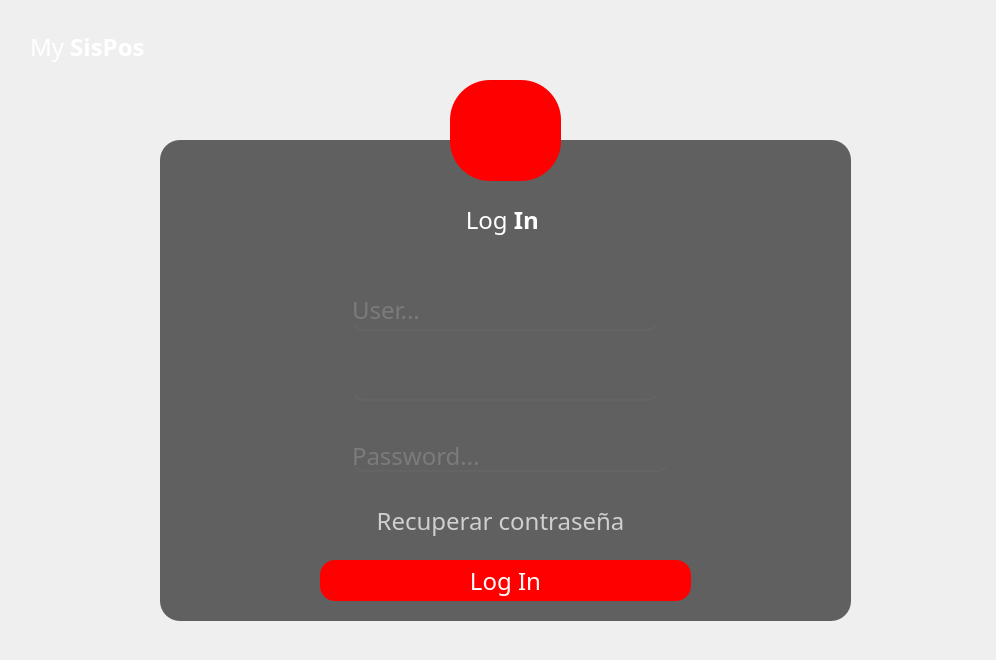
<?xml version="1.0" encoding="UTF-8"?>
<ui version="4.0">
 <class>Login</class>
 <widget class="QMainWindow" name="Login">
  <property name="geometry">
   <rect>
    <x>0</x>
    <y>0</y>
    <width>996</width>
    <height>660</height>
   </rect>
  </property>
  <property name="windowTitle">
   <string>MainWindow</string>
  </property>
  <property name="styleSheet">
   <string notr="true"/>
  </property>
  <widget class="QWidget" name="centralwidget">
   <layout class="QVBoxLayout" name="verticalLayout">
    <property name="spacing">
     <number>0</number>
    </property>
    <property name="leftMargin">
     <number>0</number>
    </property>
    <property name="topMargin">
     <number>0</number>
    </property>
    <property name="rightMargin">
     <number>0</number>
    </property>
    <property name="bottomMargin">
     <number>0</number>
    </property>
    <item>
     <widget class="QFrame" name="frame_principal">
      <property name="styleSheet">
       <string notr="true">
*{
	font-family: century gothic;
	font-size: 24px;
	color: white;
	background-image: url(:/pantalla/pantalla/photo-1519681393784-d120267933ba.jpg);
	background-repeat: no-repeat;
	border-radius: 30px;
}</string>
      </property>
      <property name="frameShape">
       <enum>QFrame::StyledPanel</enum>
      </property>
      <property name="frameShadow">
       <enum>QFrame::Raised</enum>
      </property>
      <widget class="QFrame" name="frame_2">
       <property name="geometry">
        <rect>
         <x>12</x>
         <y>12</y>
         <width>263</width>
         <height>79</height>
        </rect>
       </property>
       <property name="frameShape">
        <enum>QFrame::StyledPanel</enum>
       </property>
       <property name="frameShadow">
        <enum>QFrame::Raised</enum>
       </property>
       <layout class="QHBoxLayout" name="horizontalLayout">
        <item alignment="Qt::AlignTop">
         <widget class="QFrame" name="frame_4">
          <property name="frameShape">
           <enum>QFrame::StyledPanel</enum>
          </property>
          <property name="frameShadow">
           <enum>QFrame::Raised</enum>
          </property>
          <layout class="QHBoxLayout" name="horizontalLayout_3">
           <item alignment="Qt::AlignTop">
            <widget class="QLabel" name="label">
             <property name="text">
              <string>&lt;html&gt;&lt;head/&gt;&lt;body&gt;&lt;p&gt;My &lt;span style=&quot; font-weight:600;&quot;&gt;SisPos &lt;/span&gt;&lt;/p&gt;&lt;/body&gt;&lt;/html&gt;</string>
             </property>
            </widget>
           </item>
          </layout>
         </widget>
        </item>
       </layout>
      </widget>
      <widget class="QFrame" name="frame_3">
       <property name="geometry">
        <rect>
         <x>160</x>
         <y>140</y>
         <width>691</width>
         <height>481</height>
        </rect>
       </property>
       <property name="sizePolicy">
        <sizepolicy hsizetype="Preferred" vsizetype="Expanding">
         <horstretch>0</horstretch>
         <verstretch>0</verstretch>
        </sizepolicy>
       </property>
       <property name="styleSheet">
        <string notr="true">*{
	background: transparent;
	background-color: rgba(0, 0, 0, 0.6);
	border-radius: 20px;
}

QLabel{
	background: transparent;
}

QLineEdit{
	background: transparent;
	border-radius: 15px;
	border-bottom: 2px solid rgb(100, 100, 100);
	color: rgb(150, 150, 150);
}

QPushButton{
	border-radius: 15px;
	background: red;
}

#login::hover{
	background-color: rgba(0, 0, 0, 0.7);
}</string>
       </property>
       <property name="frameShape">
        <enum>QFrame::StyledPanel</enum>
       </property>
       <property name="frameShadow">
        <enum>QFrame::Raised</enum>
       </property>
       <widget class="QLabel" name="label_2">
        <property name="geometry">
         <rect>
          <x>180</x>
          <y>50</y>
          <width>331</width>
          <height>61</height>
         </rect>
        </property>
        <property name="text">
         <string>Log &lt;strong&gt; In &lt;/strong&gt;</string>
        </property>
        <property name="alignment">
         <set>Qt::AlignCenter</set>
        </property>
       </widget>
       <widget class="QLineEdit" name="usuario">
        <property name="geometry">
         <rect>
          <x>190</x>
          <y>150</y>
          <width>311</width>
          <height>41</height>
         </rect>
        </property>
        <property name="inputMask">
         <string/>
        </property>
        <property name="text">
         <string/>
        </property>
        <property name="maxLength">
         <number>30</number>
        </property>
        <property name="placeholderText">
         <string>User...</string>
        </property>
        <property name="clearButtonEnabled">
         <bool>true</bool>
        </property>
       </widget>
       <widget class="QLineEdit" name="clave">
        <property name="geometry">
         <rect>
          <x>190</x>
          <y>300</y>
          <width>321</width>
          <height>32</height>
         </rect>
        </property>
        <property name="echoMode">
         <enum>QLineEdit::Password</enum>
        </property>
        <property name="placeholderText">
         <string>Password...</string>
        </property>
        <property name="clearButtonEnabled">
         <bool>true</bool>
        </property>
       </widget>
       <widget class="QPushButton" name="login">
        <property name="geometry">
         <rect>
          <x>160</x>
          <y>420</y>
          <width>371</width>
          <height>41</height>
         </rect>
        </property>
        <property name="text">
         <string>Log In</string>
        </property>
       </widget>
       <widget class="QLineEdit" name="nombrecompleto">
        <property name="geometry">
         <rect>
          <x>190</x>
          <y>220</y>
          <width>311</width>
          <height>41</height>
         </rect>
        </property>
        <property name="inputMask">
         <string/>
        </property>
        <property name="text">
         <string/>
        </property>
        <property name="maxLength">
         <number>1000</number>
        </property>
        <property name="readOnly">
         <bool>true</bool>
        </property>
        <property name="placeholderText">
         <string/>
        </property>
        <property name="clearButtonEnabled">
         <bool>false</bool>
        </property>
       </widget>
       <widget class="QPushButton" name="visual">
        <property name="geometry">
         <rect>
          <x>520</x>
          <y>310</y>
          <width>41</width>
          <height>31</height>
         </rect>
        </property>
        <property name="styleSheet">
         <string notr="true">*{
	background: transparent;
}</string>
        </property>
        <property name="text">
         <string/>
        </property>
        <property name="icon">
         <iconset resource="iconos.qrc">
          <normaloff>:/blanco/iconos_blancos/eye-off.svg</normaloff>:/blanco/iconos_blancos/eye-off.svg</iconset>
        </property>
        <property name="iconSize">
         <size>
          <width>25</width>
          <height>25</height>
         </size>
        </property>
        <property name="checkable">
         <bool>true</bool>
        </property>
        <property name="checked">
         <bool>false</bool>
        </property>
       </widget>
       <widget class="QPushButton" name="btnrecuperar">
        <property name="geometry">
         <rect>
          <x>200</x>
          <y>360</y>
          <width>281</width>
          <height>41</height>
         </rect>
        </property>
        <property name="font">
         <font>
          <family>MS Shell Dlg 2</family>
          <pointsize>12</pointsize>
          <weight>50</weight>
          <italic>false</italic>
          <bold>false</bold>
         </font>
        </property>
        <property name="layoutDirection">
         <enum>Qt::RightToLeft</enum>
        </property>
        <property name="autoFillBackground">
         <bool>false</bool>
        </property>
        <property name="styleSheet">
         <string notr="true">*{
	background-color: none;
	font: 12pt &quot;MS Shell Dlg 2&quot;;
	color: rgba(255, 255, 255, 0.7)
	
}

*:hover{
	background-color: rgb(0, 0, 0);
}</string>
        </property>
        <property name="text">
         <string>Recuperar contraseña</string>
        </property>
        <property name="icon">
         <iconset resource="iconos.qrc">
          <normaloff>:/blanco/iconos_blancos/arrow-right-circle.svg</normaloff>:/blanco/iconos_blancos/arrow-right-circle.svg</iconset>
        </property>
        <property name="autoRepeat">
         <bool>false</bool>
        </property>
       </widget>
      </widget>
      <widget class="QFrame" name="frame_5">
       <property name="geometry">
        <rect>
         <x>807</x>
         <y>30</y>
         <width>171</width>
         <height>61</height>
        </rect>
       </property>
       <property name="styleSheet">
        <string notr="true">*{
	border: none;
	background: transparent;
	border-radius: 10px;
}

QPushButton::hover{
	background-color: rgba(0, 0, 0 , 0.7);
	border-radius: 10px;
	
}</string>
       </property>
       <property name="frameShape">
        <enum>QFrame::StyledPanel</enum>
       </property>
       <property name="frameShadow">
        <enum>QFrame::Raised</enum>
       </property>
       <layout class="QHBoxLayout" name="horizontalLayout_2">
        <item>
         <widget class="QPushButton" name="minimizar">
          <property name="text">
           <string/>
          </property>
          <property name="icon">
           <iconset resource="iconos.qrc">
            <normaloff>:/blanco/iconos_blancos/minus.svg</normaloff>:/blanco/iconos_blancos/minus.svg</iconset>
          </property>
          <property name="iconSize">
           <size>
            <width>30</width>
            <height>30</height>
           </size>
          </property>
         </widget>
        </item>
        <item>
         <widget class="QPushButton" name="cerrar">
          <property name="text">
           <string/>
          </property>
          <property name="icon">
           <iconset resource="iconos.qrc">
            <normaloff>:/blanco/iconos_blancos/x.svg</normaloff>:/blanco/iconos_blancos/x.svg</iconset>
          </property>
          <property name="iconSize">
           <size>
            <width>30</width>
            <height>30</height>
           </size>
          </property>
         </widget>
        </item>
       </layout>
      </widget>
      <widget class="QPushButton" name="inicio">
       <property name="geometry">
        <rect>
         <x>450</x>
         <y>80</y>
         <width>111</width>
         <height>101</height>
        </rect>
       </property>
       <property name="styleSheet">
        <string notr="true">*{
	border-radius: 40px;
	background: red;
	icon: url(:/blanco/iconos_blancos/user.svg);
}
</string>
       </property>
       <property name="text">
        <string/>
       </property>
       <property name="icon">
        <iconset resource="iconos.qrc">
         <normaloff>:/negro/iconos_negros/users.svg</normaloff>:/negro/iconos_negros/users.svg</iconset>
       </property>
       <property name="iconSize">
        <size>
         <width>50</width>
         <height>50</height>
        </size>
       </property>
      </widget>
     </widget>
    </item>
   </layout>
  </widget>
 </widget>
 <resources>
  <include location="iconos.qrc"/>
 </resources>
 <connections>
  <connection>
   <sender>usuario</sender>
   <signal>returnPressed()</signal>
   <receiver>clave</receiver>
   <slot>setFocus()</slot>
   <hints>
    <hint type="sourcelabel">
     <x>496</x>
     <y>323</y>
    </hint>
    <hint type="destinationlabel">
     <x>513</x>
     <y>402</y>
    </hint>
   </hints>
  </connection>
  <connection>
   <sender>clave</sender>
   <signal>returnPressed()</signal>
   <receiver>login</receiver>
   <slot>setFocus()</slot>
   <hints>
    <hint type="sourcelabel">
     <x>512</x>
     <y>425</y>
    </hint>
    <hint type="destinationlabel">
     <x>511</x>
     <y>555</y>
    </hint>
   </hints>
  </connection>
 </connections>
</ui>
